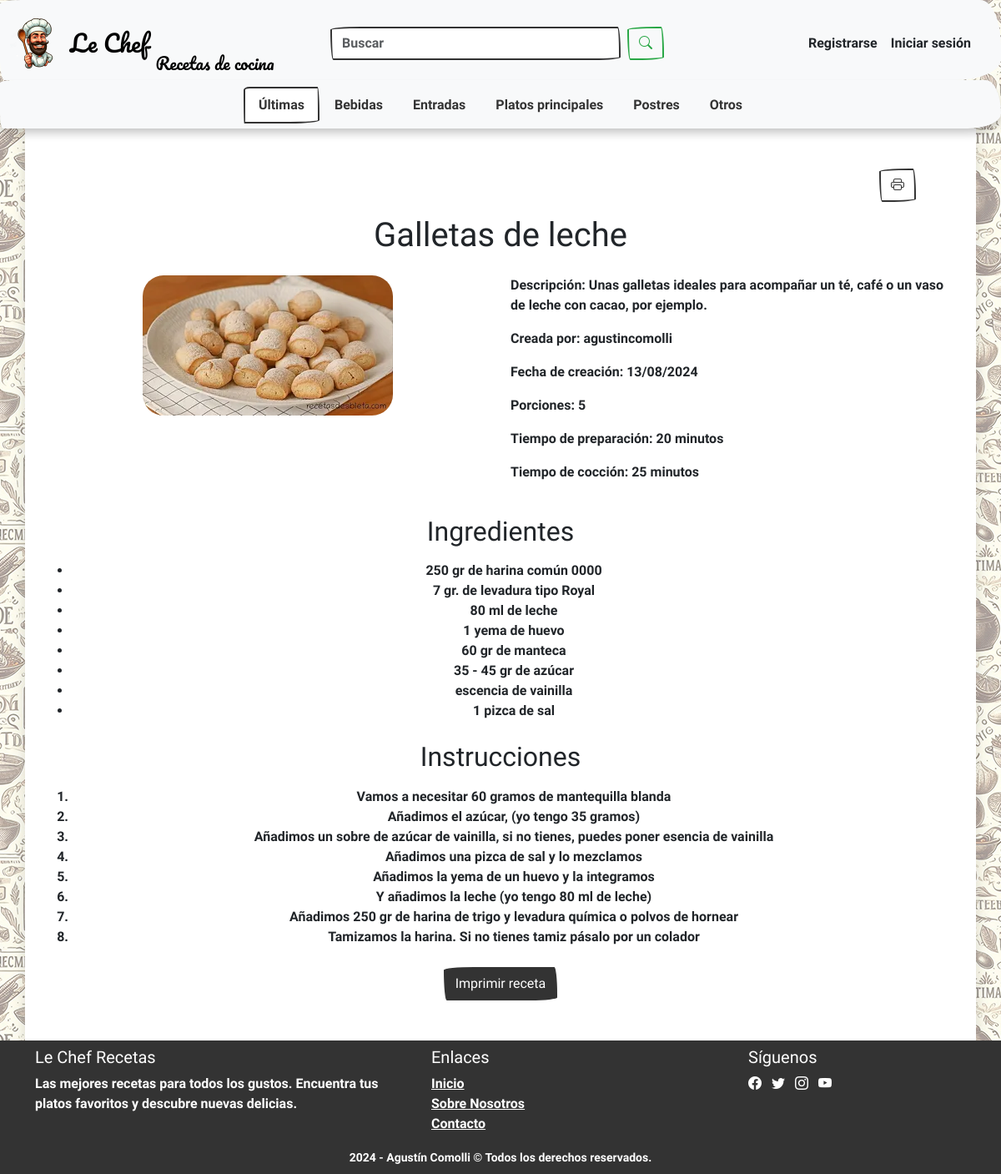
The app's page /recipe/view/2 with its own data.
### app/models/categories.py (models this page shows, shortened)
class Category(db.Model):
    __tablename__ = "categories"
    id = db.Column(db.Integer, primary_key=True)
    name = db.Column(db.String(30), nullable=False)
    image_url = db.Column(db.String(200), nullable=False)
    recipes = db.relationship("Recipe", back_populates="category",
                              lazy="dynamic", cascade="all, delete-orphan")

### app/models/recipes.py (models this page shows, shortened)
class Recipe(db.Model):
    __tablename__ = "recipes"
    id = db.Column(db.Integer, primary_key=True)
    title = db.Column(db.String(), nullable=False)
    description = db.Column(db.String(100))
    created_at = db.Column(db.DateTime(), nullable=False,
                           server_default=db.func.current_timestamp())
    image_url = db.Column(db.String(200), nullable=False)
    servings = db.Column(db.Integer)
    prep_time = db.Column(db.Integer)
    prep_time_unit = db.Column(db.String(10))
    cook_time = db.Column(db.Integer)
    cook_time_unit = db.Column(db.String(10))
    user_id = db.Column(db.Integer, db.ForeignKey("users.id"), nullable=False)
    user = db.relationship("User", back_populates="recipes")
    category_id = db.Column(db.Integer, db.ForeignKey("categories.id"),
                            nullable=False)
    category = db.relationship("Category", back_populates="categories")
    ingredients = db.relationship("Ingredient", back_populates="recipe",
                                  lazy="dynamic", cascade="all, delete-orphan")
    steps = db.relationship("Step", back_populates="step",
                            lazy="dynamic", cascade="all, delete-orphan")

### app/models/users.py (models this page shows, shortened)
class User(db.Model):
    __tablename__ = "users"
    id = db.Column(db.Integer, primary_key=True)
    username = db.Column(db.String(20), unique=True, nullable=False)
    email = db.Column(db.String(120), unique=True, nullable=False)
    password = db.Column(db.String(), nullable=False)
    profile_image = db.Column(db.LargeBinary, nullable=False)
    recipes = db.relationship("Recipe", back_populates="user",
                              lazy="dynamic", cascade="all, delete-orphan")

### app/models/ingredients.py (models this page shows)
class Ingredient(db.Model):
    __tablename__ = "ingredients"
    id = db.Column(db.Integer, primary_key=True)
    description = db.Column(db.String(50), nullable=False)
    recipe_id = db.Column(db.Integer, db.ForeignKey("recipes.id"),
                          nullable=False)
    recipe = db.relationship("Recipe", back_populates="recipes")

### app/models/steps.py (models this page shows)
class Step(db.Model):
    __tablename__ = "steps"
    id = db.Column(db.Integer, primary_key=True)
    description = db.Column(db.Text, nullable=False)
    order_num = db.Column(db.Integer, nullable=False)
    recipe_id = db.Column(db.Integer, db.ForeignKey("recipes.id"),
                          nullable=False)
    recipe = db.relationship("Recipe", back_populates="recipes")

### app/routes/main.py (the view)
@main.route("/recipe/view/<int:recipe_id>")
def view_recipe(recipe_id):
    recipe = get_recipe(recipe_id)
    if recipe is None:
        flash("Receta no encontrada", "error")
        return redirect(url_for("main.index"))
    if isinstance(recipe['created_at'], str):
        date_string = recipe['created_at'].split('.')[0]
        recipe['created_at'] = datetime.strptime(date_string,
                                                 '%Y-%m-%d %H:%M:%S')
    return render_template("view-recipe.html", recipe=recipe)

### app/utils/database.py (called while the page is built)
def get_categories() -> list[str]:
    result = db.session.execute(text("SELECT * FROM categories;"))
    categories = [{"id": category[0], "name": category[1], "image_url": category[2]}
                  for category in result.fetchall()]
    return categories

### app/templates/view-recipe.html (shortened to what this page needs)
{% extends "base.html" %}
{% block main %}
<main class="container py-4 text-center">
  <div class="d-flex justify-content-end mb-3">
    <button class="btn btn-outline-primary me-5" data-bs-toggle="tooltip" data-bs-placement="bottom" title="Imprimir Receta"
      onclick="printRecipe()">
      <i class="bi bi-printer"></i>
    </button>
  </div>
  <h1 class="mb-4">{{ recipe.title }}</h1>
  <div class="row mb-4">
    <div class="col-md-6">
      <img src="{{ recipe.image_url }}" class="img-fluid rounded" alt="{{ recipe.title }}">
    </div>
    <div class="col-md-6 text-start">
      <p><strong>Descripción:</strong> {{ recipe.description }}</p>
      <p><strong>Creada por:</strong> {{ recipe.username }}</p>
      <p><strong>Fecha de creación:</strong> {{ recipe.created_at.strftime('%d/%m/%Y') }}</p>
      <p><strong>Porciones:</strong> {{ recipe.servings }}</p>
      <p><strong>Tiempo de preparación:</strong> {{ recipe.prep_time }} {{ recipe.prep_time_unit }}</p>
      <p><strong>Tiempo de cocción:</strong> {{ recipe.cook_time }} {{ recipe.cook_time_unit }}</p>
    </div>
  </div>
  <h2 class="mb-3">Ingredientes</h2>
  <ul class="mb-4">
    {% for ingredient in recipe.ingredients %}
    <li >{{ ingredient }}</li>
    {% endfor %}
  </ul>
  <h2 class="mb-3">Instrucciones</h2>
  <ol>
    {% for step in recipe.steps %}
    <li>{{ step }}</li>
    {% endfor %}
  </ol>
  <div class="mt-4">
    <button class="btn btn-primary" onclick="printRecipe()">Imprimir receta</button>
  </div>
</main>
{% endblock %}

### app/templates/base.html (shortened to what this page needs)
<!DOCTYPE html>
<html lang="es">
<head>
  <link rel="stylesheet" href="{{ url_for('static', filename='styles/bootstrap/bootstrap.min.css') }}">
  <link rel="stylesheet" href="{{ url_for('static', filename='styles/bootstrap/bootstrap-icons.min.css') }}">
  <link rel="stylesheet" href="{{ url_for('static', filename='/styles/styles.css') }}">
</head>
<body class="d-flex flex-column justify-content-center min-vh-100">
  <header>
    <nav class="navbar navbar-expand-lg bg-body-tertiary pb-0 border-0">
      <div class="container-fluid">
        <div class="d-flex align-items-center justify-content-between w-100">
          <div class="equal-width d-flex justify-content-start">
            <a href="/" class="navbar-brand d-flex align-items-center">
              <img class="rounded-circle" src="{{ url_for('static', filename='images/le-chef.webp') }}" alt="Logo"
                height="64" width="64">
              <span class="ms-2 fs-3">Le Chef</span>
              <span class="mt-5 ms-2 fs-5 align-self-end d-none d-lg-inline fw-light">Recetas de cocina</span>
            </a>
          </div>
          <form class="d-none d-sm-flex mx-2 mt-2 mt-lg-0 search-bar">
            <input name="query" class="form-control me-2" type="search" placeholder="Buscar" aria-label="Search">
            <button class="btn btn-outline-success" type="submit">
              <i class="bi bi-search"></i>
            </button>
          </form>
          <div class="equal-width d-flex justify-content-end align-items-center">
            {% if session["user_id"] %}
            <div class="d-none d-sm-flex me-3 align-items-center">
              <ul class="navbar-nav ms-auto">
                <li class="nav-item"><a href="/recipe/new" class="nav-link">Agregar receta</a></li>
                <li class="nav-item"><a href="/my_recipes" class="nav-link">Mis recetas</a></li>
              </ul>
              <ul class="navbar-nav ms-auto mt-2">
                <li class="nav-item dropdown" title="User Info">
                  <a class="nav-link dropdown-toggle" href="#" role="button" data-bs-toggle="dropdown"
                    aria-expanded="false">
                    <img class="border border-warning rounded-circle bg-warning bg-opacity-25 p-1"
 alt="Imagen de perfil" width="48"
                      height="48" title="{{ session['username'] }}">
                  </a>
                  <ul class="dropdown-menu dropdown-menu-end">
                    <li class="nav-item"><a class="dropdown-item" href="/account">Mi cuenta</a></li>
                    <li>
                      <hr class="dropdown-divider">
                    </li>
                    <li class="nav-item"><a class="dropdown-item" href="/logout">Cerrar sesión</a></li>
                  </ul>
                </li>
              </ul>
            </div>
            {% else %}
            <div class="d-none d-lg-flex me-3">
              <a href="/register" class="nav-link me-3">Registrarse</a>
              <a href="/login" class="nav-link">Iniciar sesión</a>
            </div>
            {% endif %}
          </div>
        </div>
      </div>
    </nav>
    <nav class="navbar bg-body-tertiary border-0 pt-0" id="categories">
      <div class="container-fluid">
        <ul class="nav nav-tabs border-bottom-0 justify-content-center w-100 mt-2">
          <li class="nav-item">
            <a class="nav-link {% if not current_category %}active{% endif %}"
              href="{{ url_for('main.index') }}">Últimas</a>
          </li>
          {% for category in categories %}
          <li class="nav-item">
            <a class="nav-link {% if current_category == category.id %}active{% endif %}"
              href="{{ url_for('main.index', category_id=category.id) }}">{{ category.name }}</a>
          </li>
          {% endfor %}
        </ul>
      </div>
    </nav>
  </header>
  <main class="flex-grow-1 container py-4 text-center sm-border shadow">
    {% block main %}
    {% endblock %}
  </main>
  <footer class="bg-primary text-light pb-2">
    <div class="container mt-0 pt-2">
      <div class="row">
        <div class="col-md-5 mb-0">
          <h5>Le Chef Recetas</h5>
          <p>
            Las mejores recetas para todos los gustos. Encuentra tus platos favoritos y descubre nuevas delicias.
          </p>
        </div>
        <div class="col-md-4 mb-0">
          <h5>Enlaces</h5>
          <ul class="list-unstyled">
            <li><a href="/" class="text-light">Inicio</a></li>
            <li><a href="#" class="text-light">Sobre Nosotros</a></li>
            <li><a href="/contact" class="text-light">Contacto</a></li>
          </ul>
        </div>
        <div class="col-md-3 mb-0">
          <h5>Síguenos</h5>
          <a href="#" class="text-light me-2"><i class="bi bi-facebook"></i></a>
          <a href="#" class="text-light me-2"><i class="bi bi-twitter"></i></a>
          <a href="#" class="text-light me-2"><i class="bi bi-instagram"></i></a>
          <a href="#" class="text-light me-2"><i class="bi bi-youtube"></i></a>
        </div>
        <div class="text-center pt-2 pt-sm-0">
          <span><small>2024 - Agustín Comolli &copy; Todos los derechos reservados.</small></span>
        </div>
      </div>
    </div>
  </footer>
</body>
</html>

### app/static/styles/styles.css (style rules this page uses)
body { background-color: white; }
main { background-color: white; }
form { max-width: 450px; }
#categories { box-shadow: 0 0.5rem 0.5rem rgba(0, 0, 0, 0.15), 0 0.125rem 0.25rem rgba(0, 0, 0, 0.075); }
.navbar-brand { font-family: 'Pacifico', cursive; max-width: 100%; }
.search-bar { width: 300px; }
.equal-width { flex: 1 0 0; }
@media screen and (min-width: 450px) { body { background-image: url("../images/background.webp"); background-repeat: repeat; } }
@media screen and (min-width: 450px) { .search-bar { width: 400px; } }

### records on screen
Category: name "Bebidas"
Category: name "Entradas"
Category: name "Platos principales"
Category: name "Postres"
Category: name "Otros"
Recipe: title "Galletas de leche", image_url (picture), description "Unas galletas ideales para acompañar un té, café o un vaso de leche con cacao, por ejemplo.", servings "5", prep_time "20", prep_time_unit "minutos", cook_time "25", cook_time_unit "minutos"
User: username "agustincomolli"
Ingredient: description "250 gr de harina común 0000"
Ingredient: description "7 gr. de levadura tipo Royal"
Ingredient: description "80 ml de leche"
Ingredient: description "1 yema de huevo"
Ingredient: description "60 gr de manteca"
Ingredient: description "35 - 45 gr de azúcar"
Ingredient: description "escencia de vainilla"
Ingredient: description "1 pizca de sal"
Step: description "Vamos a necesitar 60 gramos de mantequilla blanda"
Step: description "Añadimos el azúcar, (yo tengo 35 gramos)"
Step: description "Añadimos un sobre de azúcar de vainilla, si no tienes, puedes poner esencia de vainilla"
Step: description "Añadimos una pizca de sal y lo mezclamos"
Step: description "Añadimos la yema de un huevo y la integramos"
Step: description "Y añadimos la leche (yo tengo 80 ml de leche)"
Step: description "Añadimos 250 gr de harina de trigo y levadura química o polvos de hornear"
Step: description "Tamizamos la harina. Si no tienes tamiz pásalo por un colador"

### other values on screen
{{ recipe.created_at.strftime('%d/%m/%Y') }} "13/08/2024"
